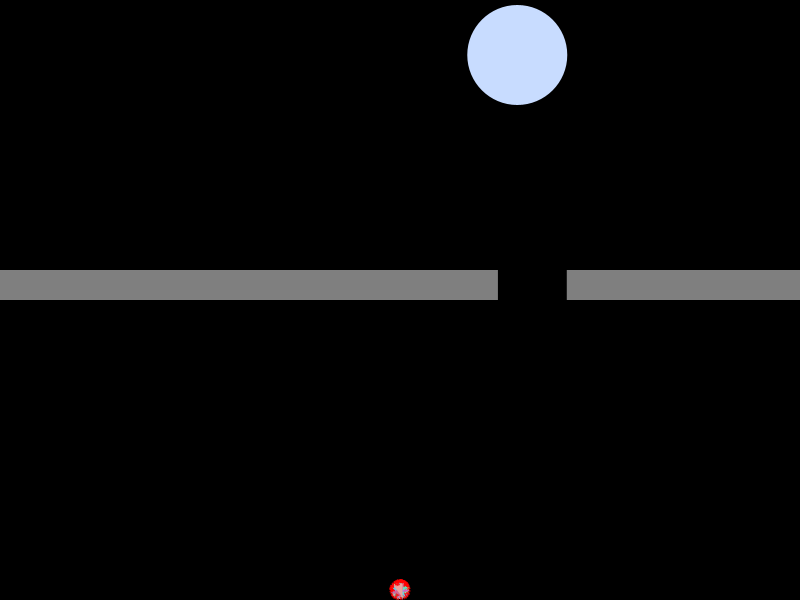
Frame 1 (no input)
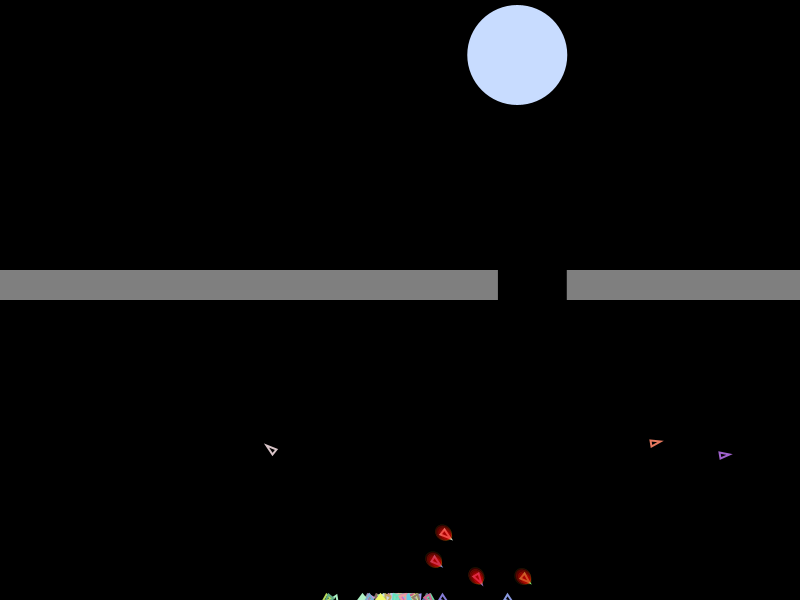
Frame 60 (the mouse pressed at the canvas centre just before this capture)
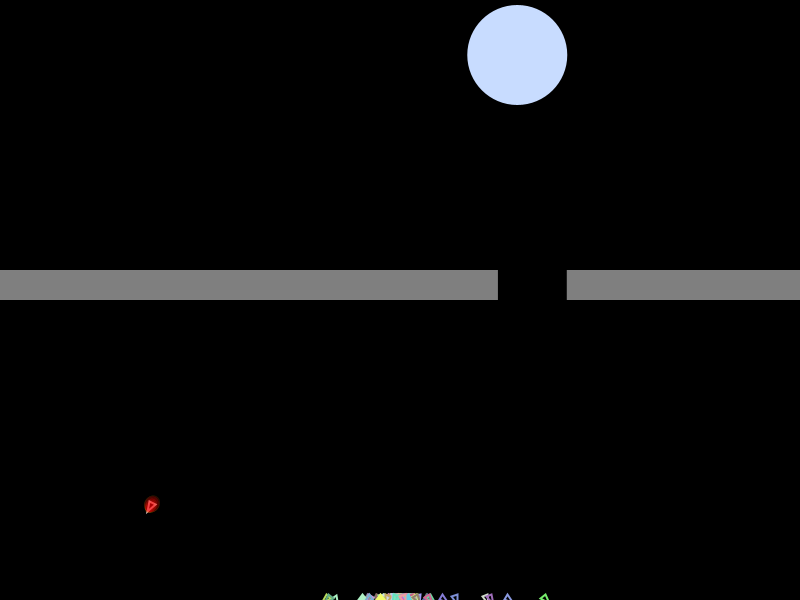
Frame 120 (the mouse held since frame 60 and released just before this capture)

The Processing sketch that drew these frames (run headless with seeded random() and noise(); from frame 60 on, the mouse is pressed at the canvas centre):

// Processing sketch: EvolvingRockets
// ── EvolvingRockets.pde
float startFuel = 7; //starting fuel per rocket
float fuelCost = 0.5; //Cost of fuel = (mass * acc.mag() * fuelCost) per tick
PVector gravity = new PVector(0, 0.08);
float maxThrust = 1.0;
float minThrust = 0.0;
float minMass = 1.0;
float maxMass = 7.0;
int minBurnTime = 1;
int maxBurnTime = 10;
float maxVel = 20;
float successWeight = 2.0;
float crashWeight = 0.001;

Target target;
Population rockets;
ArrayList<Obstacle> obs;

void setup()
{
    size(800, 600);
    smooth();
    
    target = new Target(width * random(1), 55, 50);
    rockets = new Population(200, 110, 0.005);
    
    obs = new ArrayList<Obstacle>();
    float gapWidth = random(60, 100);
    float gapPlacement = random(0.1, 0.7);
    obs.add(new Obstacle(0, height / 2 - 30, width * gapPlacement, 30));
    obs.add(new Obstacle(width * gapPlacement + gapWidth, height / 2 - 30, width - (width * gapPlacement + gapWidth), 30));

    
}

void draw()
{
    background(0);
    for (Obstacle o : obs)
    {
        o.render();
    }
    rockets.run(target, obs);
}

// ── DNA.pde
class BurnRecord
{
    PVector thrust;
    int duration;
    
    BurnRecord()
    {
        duration = int(random(minBurnTime, maxBurnTime + 1));
        float theta = random(TWO_PI);
        float r = random(maxThrust);
        thrust = new PVector(cos(theta) * r, sin(theta) * r);
    }
    
    BurnRecord get()
    {
        BurnRecord copy = new BurnRecord();
        copy.duration = duration;
        copy.thrust = thrust.get();
        return copy;
    }
}

class DNA
{
    BurnRecord[] strand;
    color col;
    float mass;
    
    DNA(int strandLen)
    {
        strand = new BurnRecord[strandLen];
        for (int i = 0; i < strand.length; i++)
        {
            strand[i] = new BurnRecord();
        }
        col = color(random(90, 256), random(90, 256), random(90, 256));
        mass = random(minMass, maxMass);
    }
    
    DNA crossover(DNA other)
    {
        DNA child = new DNA(strand.length);
        child.col = (col + other.col) / 2;
        child.mass = (mass + other.mass) / 2;
        
        for (int i = 0; i < child.strand.length; i++)
        {
            child.strand[i] = (random(1) < 0.5) ? strand[i].get() : other.strand[i].get();
        }
        
        return child;
    }
    
    void mutate(float chance)
    {
        for (int i = 0; i < strand.length; i++)
        {
            if (random(1) < chance)
            {
                strand[i] = new BurnRecord();
            }
        }
        col = (random(1) < 0.5) ? col : color(random(90, 256), random(90, 256), random(90, 256));
        mass = (random(1) < 0.5) ? mass : random(minMass, maxMass);        
    }
}

// ── Obstacle.pde

class Obstacle
{
    PVector loc;
    float oWidth;
    float oHeight;
    
    Obstacle(float xPos, float yPos, float w, float h)
    {
        loc = new PVector(xPos, yPos);
        oWidth = w;
        oHeight = h;
    }
    
    void render()
    {
        pushStyle();
        pushMatrix();
        
        translate(loc.x, loc.y);
        fill(127);
        noStroke();
        rect(0, 0, oWidth, oHeight);
        
        popStyle();
        popMatrix();
    }
    
    boolean contains(Rocket r)
    {
        return (r.loc.x > loc.x &&
                r.loc.x < loc.x + oWidth &&
                r.loc.y > loc.y &&
                r.loc.y < loc.y + oHeight);
    }
}

// ── Population.pde

class Population
{
    ArrayList<Rocket> pop;
    ArrayList<Rocket> matingPool;
    int genSize;
    int strandLen;
    int aliveCount;
    float mutation;
    
    int generation;
    float fitSum;
    
    Population(int gSize, int strandL, float mut)
    {
        pop = new ArrayList<Rocket>();
        matingPool = new ArrayList<Rocket>();
        genSize = gSize;
        strandLen = strandL;
        generation = 0;
        for (int i = 0; i < genSize; i++)
        {
            pop.add(new Rocket(width / 2, height - 10, new DNA(strandLen)));
        }
        aliveCount = genSize;
        mutation = mut;
        fitSum = 0;
    }
    
    void run(Target t, ArrayList<Obstacle> obstacles)
    {
        if(aliveCount > 0)
        {
            for(Rocket r : pop)
            {
                if (r.alive && !r.hitTarget)
                {
                    r.run(t, obstacles);
                    if ( !r.alive || r.hitTarget)
                    {
                        aliveCount--;
                    }
                }
                r.render();
            }
            t.render();
        }
        else
        {
            selection(t);
            mating();
            reset();
        }            
    }
    
    void selection(Target t)
    {
        fitSum = 0;
        
        for (Rocket r : pop)
        {
            fitSum += r.fitness(t);
        }
        
        matingPool.clear();
        
        for (Rocket r : pop)
        {
            int qty = round(r.fitness(t) / fitSum * 1000);
            System.out.print(qty + " ");
            
            for(int i = 0; i < qty; i++)
            {
                matingPool.add(r);
            }
        }
        System.out.println();
        System.out.println("Generation " + generation + ": Mating Pool Size = " + matingPool.size());
    }
    
    void mating()
    {
        pop.clear();
        System.out.println("Population cleared");
        
        for (int i = 0; i < genSize; i++)
        {
            DNA parentA = null;
            DNA parentB = null;
            while( parentA == parentB)
            {
                int indexA = int(random(matingPool.size()));
                int indexB = int(random(matingPool.size()));
                parentA = matingPool.get(indexA).dna;
                parentB = matingPool.get(indexB).dna;
            }
            DNA child = parentA.crossover(parentB);
            child.mutate(mutation);
            
            pop.add(new Rocket(width / 2, height - 10, child));
        }
    }
    
    void reset()
    {
        aliveCount = pop.size();
        generation++;
    }
}

// ── Rocket.pde
class Rocket
{
    PVector loc;
    PVector vel;
    PVector acc;
    float mass;
    color col;
    
    float fuel;
    int time;
    int burnStart;
    boolean alive;
    boolean hitTarget;
    
    DNA dna;
    
    float bestDist;
    int record;
    BurnRecord current;
    
    Rocket(float xPos, float yPos, DNA d)
    {
        loc = new PVector(xPos, yPos);
        vel = new PVector();
        acc = new PVector();
        mass = d.mass;
        col = d.col;
        
        fuel = startFuel;
        time = 0;
        alive = true;
        hitTarget = false;
        burnStart = 0;
        dna = d;
        record = 0;
        current = dna.strand[record];
        bestDist = 10000000000.0;
    }
    
    void render()
    {
        pushStyle();
        pushMatrix();
        
        translate(loc.x, loc.y);
        rotate(vel.heading2D());
        
        if( fuel > 0)
        {
            fill(col);
        }
        else
        {
            noFill();
                     
        }
        strokeWeight(2);
        stroke(col);   
        triangle(5, 0, -5, 3, -5, -3);
        
        if (!hitTarget && alive && fuel > 0 && current.thrust.mag() > 0)
        {
            fill(color(255, 0, 0, 200));
            noStroke();
            triangle(-11, frameCount % 5 - 2, -5, 2, -5, -2);
        }
        else if (alive && fuel <= 0 && vel.y > 0) //Falling!
        {
            fill(255, 0, 0, 50);
            strokeWeight(0.1);
            stroke(255, 255, 0, 100);
            ellipseMode(CENTER);
            ellipse(0, 0, 12, 7);
            ellipse(-1, 0, 13, 9);
            ellipse(-2, 0, 14, 11);
            ellipse(-3, 0, 16, 13);
            ellipse(-4, 0, 17, 15);
        }
        
        popStyle();
        popMatrix();
    }
    
    float fitness(Target t)
    {
        float fit = pow(1 / bestDist, 2);
        if (hitTarget) fit *= successWeight;          //Reward for hitting target
        if (!alive && fuel > 0) fit *= crashWeight;   //Penalty for crashing with fuel remaining
        
        return fit;
    }
    
    void run(Target t, ArrayList<Obstacle> obs)
    {
        if (!hitTarget && alive)
        {
            burn(); 
            applyForce(PVector.mult(gravity, mass));
            update(t, obs);
        }
    }
    
    void burn()
    {
        if (fuel <= 0) return;
        
        if (time - burnStart > current.duration)
        {
            record = (record + 1) % dna.strand.length;
            current = dna.strand[record];
            burnStart = time;
        }
        
        applyForce(current.thrust);
        fuel -= (mass * current.thrust.mag() * fuelCost);        
    }
    
    void applyForce(PVector force)
    {
        PVector f = force.get();
        f.div(mass);
        acc.add(f);
    }
    
    void update(Target t, ArrayList<Obstacle> obs)
    {
        vel.add(acc);
        vel.limit(maxVel);
        
        loc.add(vel);
        
        float dist = PVector.dist(loc, t.loc);
        if (dist < bestDist)
        {
            bestDist = dist;
        }
        
        if (dist < t.radius)
        {
            hitTarget = true;
        }
        
        for (Obstacle o : obs)
        {
            if (o.contains(this))
            {
                alive = false;
            }
        }
        
        checkBounds();
        
        time++;
        acc.mult(0);
    }
    
    void checkBounds()
    {
        if (loc.y >= height /* || loc.x <= 0 || loc.x >= width */)
        {
            loc.y = constrain(loc.y, 0, height);
            //loc.x = constrain(loc.x, 0, width);
            alive = false;
        }
    }
}

// ── Target.pde
class Target
{
    PVector loc;
    float radius;
    
    Target(float xPos, float yPos, float r)
    {
        loc = new PVector(xPos, yPos);
        radius = r;
    }
    
    void render()
    {
        pushMatrix();
        pushStyle();
        
        noStroke();
        fill(200, 220, 255);
        translate(loc.x, loc.y);
        ellipseMode(CENTER);
        ellipse(0, 0, radius * 2, radius * 2);
        
        popStyle();
        popMatrix();
    }
}
